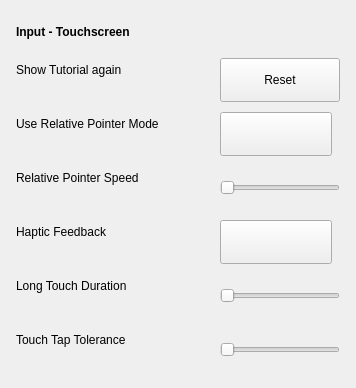
        <widget class="QFrame" name="touchscreenSettingsCard">
         <property name="surface" stdset="0">
          <string notr="true">card</string>
         </property>
         <property name="frameShape">
          <enum>QFrame::NoFrame</enum>
         </property>
         <property name="sizePolicy">
          <sizepolicy hsizetype="Expanding" vsizetype="Preferred">
           <horstretch>0</horstretch>
           <verstretch>0</verstretch>
          </sizepolicy>
         </property>
         <layout class="QFormLayout" name="touchscreenSettingsLayout">
          <property name="fieldGrowthPolicy">
           <enum>QFormLayout::AllNonFixedFieldsGrow</enum>
          </property>
          <property name="rowWrapPolicy">
           <enum>QFormLayout::WrapLongRows</enum>
          </property>
          <property name="labelAlignment">
           <set>Qt::AlignLeading|Qt::AlignLeft|Qt::AlignVCenter</set>
          </property>
          <property name="formAlignment">
           <set>Qt::AlignLeading|Qt::AlignLeft|Qt::AlignTop</set>
          </property>
          <property name="horizontalSpacing">
           <number>24</number>
          </property>
          <property name="verticalSpacing">
           <number>10</number>
          </property>
          <property name="leftMargin">
           <number>16</number>
          </property>
          <property name="topMargin">
           <number>16</number>
          </property>
          <property name="rightMargin">
           <number>16</number>
          </property>
          <property name="bottomMargin">
           <number>16</number>
          </property>
          <item row="0" column="0" colspan="2">
           <widget class="QLabel" name="labelInputMouse_2">
            <property name="font">
             <font>
              <bold>true</bold>
             </font>
            </property>
            <property name="text">
             <string>Input - Touchscreen</string>
            </property>
            <property name="wordWrap">
             <bool>true</bool>
            </property>
            <property name="sizePolicy">
             <sizepolicy hsizetype="Preferred" vsizetype="Preferred">
              <horstretch>0</horstretch>
              <verstretch>0</verstretch>
             </sizepolicy>
            </property>
            <property name="role" stdset="0">
             <string notr="true">sectionTitle</string>
            </property>
            <property name="maximumSize">
             <size>
              <width>16777215</width>
              <height>16777215</height>
             </size>
            </property>
            <property name="minimumSize">
             <size>
              <width>0</width>
              <height>32</height>
             </size>
            </property>
           </widget>
          </item>
          <item row="1" column="0">
           <widget class="QLabel" name="labelResetTutorialTouchscreen">
            <property name="text">
             <string>Show Tutorial again</string>
            </property>
            <property name="wordWrap">
             <bool>true</bool>
            </property>
            <property name="sizePolicy">
             <sizepolicy hsizetype="Preferred" vsizetype="Preferred">
              <horstretch>0</horstretch>
              <verstretch>0</verstretch>
             </sizepolicy>
            </property>
            <property name="maximumSize">
             <size>
              <width>240</width>
              <height>16777215</height>
             </size>
            </property>
            <property name="buddy">
             <cstring>pushButtonResetTutorialTouchscreen</cstring>
            </property>
            <property name="minimumSize">
             <size>
              <width>180</width>
              <height>0</height>
             </size>
            </property>
           </widget>
          </item>
          <item row="1" column="1">
           <widget class="QPushButton" name="pushButtonResetTutorialTouchscreen">
            <property name="text">
             <string>Reset</string>
            </property>
            <property name="minimumSize">
             <size>
              <width>88</width>
              <height>44</height>
             </size>
            </property>
            <property name="sizePolicy">
             <sizepolicy hsizetype="Expanding" vsizetype="Fixed">
              <horstretch>0</horstretch>
              <verstretch>0</verstretch>
             </sizepolicy>
            </property>
           </widget>
          </item>
          <item row="2" column="0">
           <widget class="QLabel" name="labelRelativeCursorMode">
            <property name="text">
             <string>Use Relative Pointer Mode</string>
            </property>
            <property name="wordWrap">
             <bool>true</bool>
            </property>
            <property name="sizePolicy">
             <sizepolicy hsizetype="Preferred" vsizetype="Preferred">
              <horstretch>0</horstretch>
              <verstretch>0</verstretch>
             </sizepolicy>
            </property>
            <property name="maximumSize">
             <size>
              <width>240</width>
              <height>16777215</height>
             </size>
            </property>
            <property name="buddy">
             <cstring>buttonRelativeCursorMode</cstring>
            </property>
            <property name="minimumSize">
             <size>
              <width>180</width>
              <height>0</height>
             </size>
            </property>
           </widget>
          </item>
          <item row="2" column="1" alignment="Qt::AlignRight">
           <widget class="QToolButton" name="buttonRelativeCursorMode">
            <property name="text">
             <string />
            </property>
            <property name="checkable">
             <bool>true</bool>
            </property>
            <property name="minimumSize">
             <size>
              <width>88</width>
              <height>44</height>
             </size>
            </property>
            <property name="sizePolicy">
             <sizepolicy hsizetype="Expanding" vsizetype="Fixed">
              <horstretch>0</horstretch>
              <verstretch>0</verstretch>
             </sizepolicy>
            </property>
            <property name="maximumSize">
             <size>
              <width>112</width>
              <height>16777215</height>
             </size>
            </property>
           </widget>
          </item>
          <item row="3" column="0">
           <widget class="QLabel" name="labelRelativeCursorSpeed">
            <property name="text">
             <string>Relative Pointer Speed</string>
            </property>
            <property name="wordWrap">
             <bool>true</bool>
            </property>
            <property name="sizePolicy">
             <sizepolicy hsizetype="Preferred" vsizetype="Preferred">
              <horstretch>0</horstretch>
              <verstretch>0</verstretch>
             </sizepolicy>
            </property>
            <property name="maximumSize">
             <size>
              <width>240</width>
              <height>16777215</height>
             </size>
            </property>
            <property name="buddy">
             <cstring>sliderRelativeCursorSpeed</cstring>
            </property>
            <property name="minimumSize">
             <size>
              <width>180</width>
              <height>0</height>
             </size>
            </property>
           </widget>
          </item>
          <item row="3" column="1">
           <widget class="QSlider" name="sliderRelativeCursorSpeed">
            <property name="minimum">
             <number>100</number>
            </property>
            <property name="maximum">
             <number>300</number>
            </property>
            <property name="orientation">
             <enum>Qt::Horizontal</enum>
            </property>
            <property name="tickInterval">
             <number>25</number>
            </property>
            <property name="minimumSize">
             <size>
              <width>120</width>
              <height>44</height>
             </size>
            </property>
            <property name="sizePolicy">
             <sizepolicy hsizetype="Expanding" vsizetype="Fixed">
              <horstretch>0</horstretch>
              <verstretch>0</verstretch>
             </sizepolicy>
            </property>
            <property name="tickPosition">
             <enum>QSlider::NoTicks</enum>
            </property>
           </widget>
          </item>
          <item row="4" column="0">
           <widget class="QLabel" name="labelHapticFeedback">
            <property name="text">
             <string>Haptic Feedback</string>
            </property>
            <property name="wordWrap">
             <bool>true</bool>
            </property>
            <property name="sizePolicy">
             <sizepolicy hsizetype="Preferred" vsizetype="Preferred">
              <horstretch>0</horstretch>
              <verstretch>0</verstretch>
             </sizepolicy>
            </property>
            <property name="maximumSize">
             <size>
              <width>240</width>
              <height>16777215</height>
             </size>
            </property>
            <property name="buddy">
             <cstring>buttonHapticFeedback</cstring>
            </property>
            <property name="minimumSize">
             <size>
              <width>180</width>
              <height>0</height>
             </size>
            </property>
           </widget>
          </item>
          <item row="4" column="1" alignment="Qt::AlignRight">
           <widget class="QToolButton" name="buttonHapticFeedback">
            <property name="text">
             <string />
            </property>
            <property name="checkable">
             <bool>true</bool>
            </property>
            <property name="minimumSize">
             <size>
              <width>88</width>
              <height>44</height>
             </size>
            </property>
            <property name="sizePolicy">
             <sizepolicy hsizetype="Expanding" vsizetype="Fixed">
              <horstretch>0</horstretch>
              <verstretch>0</verstretch>
             </sizepolicy>
            </property>
            <property name="maximumSize">
             <size>
              <width>112</width>
              <height>16777215</height>
             </size>
            </property>
           </widget>
          </item>
          <item row="5" column="0">
           <widget class="QLabel" name="labelLongTouchDuration">
            <property name="text">
             <string>Long Touch Duration</string>
            </property>
            <property name="wordWrap">
             <bool>true</bool>
            </property>
            <property name="sizePolicy">
             <sizepolicy hsizetype="Preferred" vsizetype="Preferred">
              <horstretch>0</horstretch>
              <verstretch>0</verstretch>
             </sizepolicy>
            </property>
            <property name="maximumSize">
             <size>
              <width>240</width>
              <height>16777215</height>
             </size>
            </property>
            <property name="buddy">
             <cstring>sliderLongTouchDuration</cstring>
            </property>
            <property name="minimumSize">
             <size>
              <width>180</width>
              <height>0</height>
             </size>
            </property>
           </widget>
          </item>
          <item row="5" column="1">
           <widget class="QSlider" name="sliderLongTouchDuration">
            <property name="minimum">
             <number>500</number>
            </property>
            <property name="maximum">
             <number>2000</number>
            </property>
            <property name="singleStep">
             <number>250</number>
            </property>
            <property name="pageStep">
             <number>250</number>
            </property>
            <property name="orientation">
             <enum>Qt::Horizontal</enum>
            </property>
            <property name="tickInterval">
             <number>250</number>
            </property>
            <property name="minimumSize">
             <size>
              <width>120</width>
              <height>44</height>
             </size>
            </property>
            <property name="sizePolicy">
             <sizepolicy hsizetype="Expanding" vsizetype="Fixed">
              <horstretch>0</horstretch>
              <verstretch>0</verstretch>
             </sizepolicy>
            </property>
            <property name="tickPosition">
             <enum>QSlider::NoTicks</enum>
            </property>
           </widget>
          </item>
          <item row="6" column="0">
           <widget class="QLabel" name="labelToleranceDistanceTouch">
            <property name="text">
             <string>Touch Tap Tolerance</string>
            </property>
            <property name="wordWrap">
             <bool>true</bool>
            </property>
            <property name="sizePolicy">
             <sizepolicy hsizetype="Preferred" vsizetype="Preferred">
              <horstretch>0</horstretch>
              <verstretch>0</verstretch>
             </sizepolicy>
            </property>
            <property name="maximumSize">
             <size>
              <width>240</width>
              <height>16777215</height>
             </size>
            </property>
            <property name="buddy">
             <cstring>sliderToleranceDistanceTouch</cstring>
            </property>
            <property name="minimumSize">
             <size>
              <width>180</width>
              <height>0</height>
             </size>
            </property>
           </widget>
          </item>
          <item row="6" column="1">
           <widget class="QSlider" name="sliderToleranceDistanceTouch">
            <property name="minimum">
             <number>0</number>
            </property>
            <property name="maximum">
             <number>50</number>
            </property>
            <property name="singleStep">
             <number>1</number>
            </property>
            <property name="pageStep">
             <number>10</number>
            </property>
            <property name="value">
             <number>0</number>
            </property>
            <property name="orientation">
             <enum>Qt::Horizontal</enum>
            </property>
            <property name="tickInterval">
             <number>10</number>
            </property>
            <property name="minimumSize">
             <size>
              <width>120</width>
              <height>44</height>
             </size>
            </property>
            <property name="sizePolicy">
             <sizepolicy hsizetype="Expanding" vsizetype="Fixed">
              <horstretch>0</horstretch>
              <verstretch>0</verstretch>
             </sizepolicy>
            </property>
            <property name="tickPosition">
             <enum>QSlider::NoTicks</enum>
            </property>
           </widget>
          </item>
         </layout>
        </widget>
